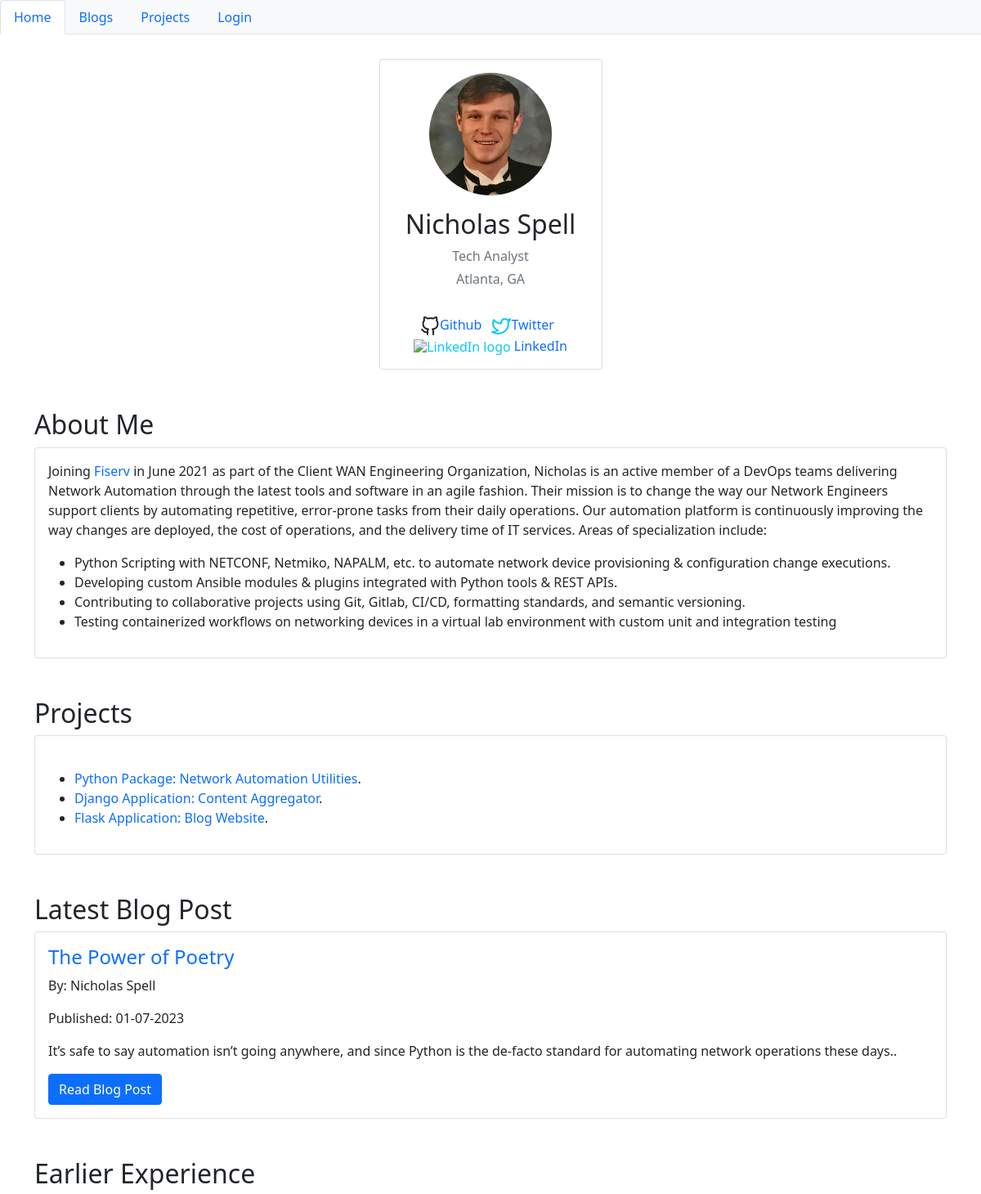
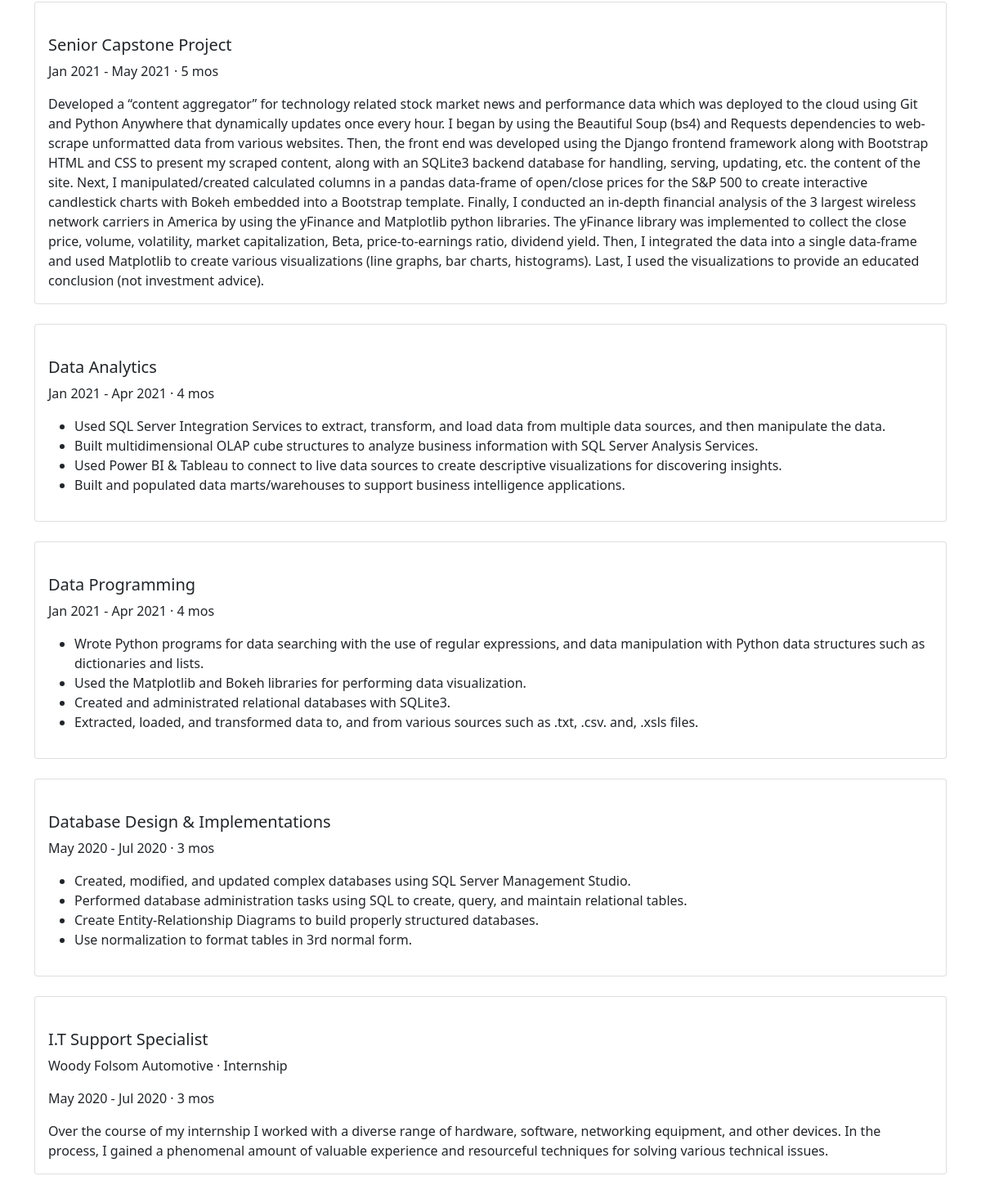
The page / on the database its author committed (2 pictures, top to bottom).
### app.py (models this page shows, shortened)
class BlogPost(db.Model):
    users = db.relationship(User)
    id = db.Column(db.Integer,primary_key=True)
    user_id = db.Column(db.Integer,db.ForeignKey('users.id'),nullable=False)
    title = db.Column(db.String(140),nullable=False)
    date = db.Column(db.DateTime,nullable=False,default=datetime.utcnow)
    description = db.Column(db.Text,nullable=True)
    file = db.Column(db.String(20), nullable=False)

### app.py (the view)
@app.route('/')
def index():
    latest_post = BlogPost.query.all()[-1]
    return render_template('index.html', latest_post=latest_post)

### templates/index.html (shortened to what this page needs)
{% extends "base.html" %}
{% block content %}
{% set active_page = "index" %}
<center>
<div class="container" width="100%"">
<div class="col-md-3 mb-4">
    <div class="card mb-3">
    <div class="card-body">
        <div class="d-flex flex-column align-items-center text-center">
        <img src="../static/composite_pic.jpeg" alt="Admin" class="rounded-circle" width="150">
        <div class="mt-3">
            <h2>Nicholas Spell</h2>
            <p class="text-secondary mb-1">Tech Analyst</p>
            <p class="text-muted font-size-sm">Atlanta, GA</p>
        </div>
</div>
</div>
        <ul class="list-inline">
            <li class="list-inline-item">
            <h6 class="mb-0"><a class="text-decoration-none" href="https://github.com/ns03444">Github</a></h6>
            </li>
            <li class="list-inline-item">
            <h6 class="mb-0"><a class="text-decoration-none" href="https://github.com/ns03444">Twitter</a></h6>
            </li>
            <li class="list-inline-item">
                <h6 class="mb-0">
                    <img src="https://cdn-icons-png.flaticon.com/512/174/174857.png" alt="LinkedIn logo" width="24" height="24" class="mr-2 icon-inline text-info">
                    <a class="text-decoration-none" href="https://www.linkedin.com/in/ns03444">LinkedIn</a>
                </h6>
            </li>
        </ul>
        </div>
    </div>
</div>
</div>
    <br>
    <div class="container">
        <h2>About Me</h2>
    <div class="card">
        <div class="card-body">
            <p>Joining <a class="text-decoration-none" href="https://www.fiserv.com/">Fiserv</a> in June 2021 as part of the Client WAN Engineering Organization, Nicholas is an active member of a DevOps teams delivering Network Automation through the latest tools and software in an agile fashion. Their mission is to change the way our Network Engineers support clients by automating repetitive, error-prone tasks from their daily operations. Our automation platform is continuously improving the way changes are deployed, the cost of operations, and the delivery time of IT services.
                Areas of specialization include: </p>
            <ul>
                <li>Python Scripting with NETCONF, Netmiko, NAPALM, etc. to automate network device provisioning & configuration change executions.</li>
                <li>Developing custom Ansible modules & plugins integrated with Python tools & REST APIs. </li>
                <li>Contributing to collaborative projects using Git, Gitlab, CI/CD, formatting standards, and semantic versioning.</li>
                <li>Testing containerized workflows on networking devices in a virtual lab environment with custom unit and integration testing</li>
            </ul>
        </div>
        </div>
        </div>
        <br>
        <br>
        <div class="container">
            <h2>Projects</h2>
        <div class="card">
            <div class="card-body">
            <br>
            <ul>
                <li><a class="text-decoration-none" href="https://github.com">Python Package: Network Automation Utilities</a>.</li>
                <li><a class="text-decoration-none" href="https://github.com">Django Application: Content Aggregator</a>.</li>
                <li><a class="text-decoration-none" href="https://github.com">Flask Application: Blog Website</a>.</li>
            </ul>
            </div>
            </div>
            </div>
        <br>
        <br>
        <div class="container">
            <h2> Latest Blog Post</h2>
            <div class="card" >
              <div class="card-body">
                <h4><a class="card-title text-decoration-none" href="../static/{{latest_post.file}}">{{latest_post.title}}</a></h4>
                <p>By: Nicholas Spell</p>
                <p>Published: {{ latest_post.date.strftime('%m-%d-%Y') }}</p>
                <p>{{ latest_post.description}}</p>
                <a href="../static/{{latest_post.file}}" class="btn btn-primary">Read Blog Post</a>
              </div>
            </div>
        </div>
            <br>
            <br>
            <div class="container">
            <div class="jumbotron">
                <h2>Earlier Experience</h2>
            <div class="card">
                <div class="card-body">
                <br>
                <h5 class="card-title">Senior Capstone Project</h5>
                    <p class="card-text">Jan 2021 - May 2021 · 5 mos</p>
                    <p class="card-text">Developed a “content aggregator” for technology related stock market news and performance data which was deployed to the cloud using Git and Python Anywhere that dynamically updates once
                    every hour. I began by using the Beautiful Soup (bs4) and Requests dependencies to web-scrape
                    unformatted data from various websites. Then, the front end was developed using the Django frontend
                    framework along with Bootstrap HTML and CSS to present my scraped content, along with an
                    SQLite3 backend database for handling, serving, updating, etc. the content of the site. Next, I
                    manipulated/created calculated columns in a pandas data-frame of open/close prices for the S&P 500
                    to create interactive candlestick charts with Bokeh embedded into a Bootstrap template. Finally, I
                    conducted an in-depth financial analysis of the 3 largest wireless network carriers in America by
                    using the yFinance and Matplotlib python libraries. The yFinance library was implemented to collect
                    the close price, volume, volatility, market capitalization, Beta, price-to-earnings ratio, dividend yield.
                    Then, I integrated the data into a single data-frame and used Matplotlib to create various
                    visualizations (line graphs, bar charts, histograms). Last, I used the visualizations to provide an
                    educated conclusion (not investment advice).</p>
                </div>
                </div>
                <br>
                <div class="card">
                    <div class="card-body">
                    <br>
                    <h5 class="card-title">Data Analytics</h5>
                        <p class="card-text">Jan 2021 - Apr 2021 · 4 mos</p>
                        <ul>
                            <li>Used SQL Server Integration Services to extract, transform, and load data from multiple data sources, and then manipulate the data.</li>
                            <li>Built multidimensional OLAP cube structures to analyze business information with SQL Server Analysis Services.</li>
                            <li>Used Power BI & Tableau to connect to live data sources to create descriptive visualizations for discovering insights.</li>
                            <li>Built and populated data marts/warehouses to support business intelligence applications.</li>
                        </ul>
                    </div>
                    </div>
                    <br>
                <div class="card">
                    <div class="card-body">
                    <br>
                    <h5 class="card-title">Data Programming</h5>
                        <p class="card-text">Jan 2021 - Apr 2021 · 4 mos</p>
                        <ul>
                            <li>Wrote Python programs for data searching with the use of regular expressions, and data manipulation with Python data structures such as dictionaries and lists.</li>
                            <li>Used the Matplotlib and Bokeh libraries for performing data visualization.</li>
                            <li>Created and administrated relational databases with SQLite3.</li>
                            <li>Extracted, loaded, and transformed data to, and from various sources such as .txt, .csv. and, .xsls files.</li>
                        </ul>
                    </div>
                    </div>
                    <br>
                <div class="card">
                    <div class="card-body">
                    <br>
                    <h5 class="card-title">Database Design & Implementations</h5>
                        <p class="card-text">May 2020 - Jul 2020 · 3 mos</p>
                        <ul>
                            <li>Created, modified, and updated complex databases using SQL Server Management Studio.</li>
                            <li>Performed database administration tasks using SQL to create, query, and maintain relational tables.</li>
                            <li>Create Entity-Relationship Diagrams to build properly structured databases.</li>
                            <li>Use normalization to format tables in 3rd normal form.</li>
                        </ul>
                    </div>
                    </div>
                    <br>
                <div class="card">
                    <div class="card-body">
                    <br>
                    <h5 class="card-title">I.T Support Specialist</h5>
                        <p class="card-text">Woody Folsom Automotive · Internship</p>
                        <p class="card-text">May 2020 - Jul 2020 · 3 mos</p>
                        <p class="card-text">Over the course of my internship I worked with a diverse range of hardware, software, networking equipment, and other devices.
                            In the process, I gained a phenomenal amount of valuable experience and resourceful techniques for solving various technical issues.</p>
                    </div>
                    </div>
                    <br>
                </div>
                </div>
  </body>
</html>
{% endblock %}

### rows shown on the page
BlogPost: title "The Power of Poetry", date "01-07-2023", description "It’s safe to say automation isn’t going anywhere, and since Python is the de-facto standard for automating network operations these days.."
